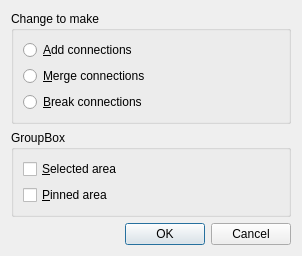
<?xml version="1.0" encoding="UTF-8"?>
<ui version="4.0">
 <class>CEditConnectionsDlg</class>
 <widget class="QDialog" name="CEditConnectionsDlg">
  <property name="geometry">
   <rect>
    <x>0</x>
    <y>0</y>
    <width>302</width>
    <height>256</height>
   </rect>
  </property>
  <property name="windowTitle">
   <string>Edit Connections</string>
  </property>
  <layout class="QVBoxLayout" name="verticalLayout_5">
   <item>
    <widget class="QGroupBox" name="groupBox">
     <property name="title">
      <string>Change to make</string>
     </property>
     <layout class="QVBoxLayout" name="verticalLayout_2">
      <item>
       <layout class="QVBoxLayout" name="verticalLayout">
        <item>
         <widget class="QRadioButton" name="c_join_type">
          <property name="text">
           <string>&amp;Add connections</string>
          </property>
         </widget>
        </item>
        <item>
         <widget class="QRadioButton" name="c_radio2">
          <property name="text">
           <string>&amp;Merge connections</string>
          </property>
         </widget>
        </item>
        <item>
         <widget class="QRadioButton" name="c_radio3">
          <property name="text">
           <string>&amp;Break connections</string>
          </property>
         </widget>
        </item>
       </layout>
      </item>
     </layout>
    </widget>
   </item>
   <item>
    <widget class="QGroupBox" name="groupBox_2">
     <property name="title">
      <string>GroupBox</string>
     </property>
     <layout class="QVBoxLayout" name="verticalLayout_4">
      <item>
       <layout class="QVBoxLayout" name="verticalLayout_3">
        <item>
         <widget class="QCheckBox" name="c_pin_to_sel">
          <property name="text">
           <string>&amp;Selected area</string>
          </property>
         </widget>
        </item>
        <item>
         <widget class="QCheckBox" name="c_sel_to_pin">
          <property name="text">
           <string>&amp;Pinned area</string>
          </property>
         </widget>
        </item>
       </layout>
      </item>
     </layout>
    </widget>
   </item>
   <item>
    <layout class="QHBoxLayout" name="horizontalLayout">
     <item>
      <spacer name="horizontalSpacer">
       <property name="orientation">
        <enum>Qt::Horizontal</enum>
       </property>
       <property name="sizeHint" stdset="0">
        <size>
         <width>40</width>
         <height>20</height>
        </size>
       </property>
      </spacer>
     </item>
     <item>
      <widget class="QPushButton" name="c_ok">
       <property name="text">
        <string>OK</string>
       </property>
      </widget>
     </item>
     <item>
      <widget class="QPushButton" name="c_cancel">
       <property name="text">
        <string>Cancel</string>
       </property>
      </widget>
     </item>
    </layout>
   </item>
  </layout>
 </widget>
 <resources/>
 <connections>
  <connection>
   <sender>c_ok</sender>
   <signal>clicked()</signal>
   <receiver>CEditConnectionsDlg</receiver>
   <slot>OnOK()</slot>
   <hints>
    <hint type="sourcelabel">
     <x>100</x>
     <y>256</y>
    </hint>
    <hint type="destinationlabel">
     <x>38</x>
     <y>255</y>
    </hint>
   </hints>
  </connection>
  <connection>
   <sender>c_cancel</sender>
   <signal>clicked()</signal>
   <receiver>CEditConnectionsDlg</receiver>
   <slot>OnCancel()</slot>
   <hints>
    <hint type="sourcelabel">
     <x>189</x>
     <y>262</y>
    </hint>
    <hint type="destinationlabel">
     <x>270</x>
     <y>253</y>
    </hint>
   </hints>
  </connection>
 </connections>
 <slots>
  <slot>OnOK()</slot>
  <slot>OnCancel()</slot>
 </slots>
</ui>
